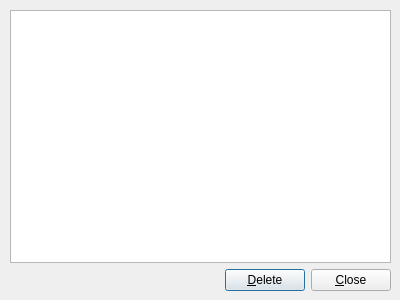
<?xml version="1.0" encoding="UTF-8"?>
<ui version="4.0">
 <class>Bookmark</class>
 <widget class="QDialog" name="Bookmark">
  <property name="geometry">
   <rect>
    <x>0</x>
    <y>0</y>
    <width>400</width>
    <height>300</height>
   </rect>
  </property>
  <property name="sizePolicy">
   <sizepolicy hsizetype="Fixed" vsizetype="Fixed">
    <horstretch>0</horstretch>
    <verstretch>0</verstretch>
   </sizepolicy>
  </property>
  <property name="maximumSize">
   <size>
    <width>400</width>
    <height>300</height>
   </size>
  </property>
  <property name="windowTitle">
   <string>Bookmark Manager</string>
  </property>
  <widget class="QWidget" name="verticalLayoutWidget">
   <property name="geometry">
    <rect>
     <x>10</x>
     <y>10</y>
     <width>381</width>
     <height>281</height>
    </rect>
   </property>
   <layout class="QVBoxLayout" name="verticalLayout">
    <item>
     <widget class="QListWidget" name="listWidget">
      <property name="sizePolicy">
       <sizepolicy hsizetype="MinimumExpanding" vsizetype="MinimumExpanding">
        <horstretch>0</horstretch>
        <verstretch>0</verstretch>
       </sizepolicy>
      </property>
      <property name="maximumSize">
       <size>
        <width>16777215</width>
        <height>16777215</height>
       </size>
      </property>
      <property name="cursor" stdset="0">
       <cursorShape>OpenHandCursor</cursorShape>
      </property>
      <property name="mouseTracking">
       <bool>false</bool>
      </property>
      <property name="tabletTracking">
       <bool>false</bool>
      </property>
      <property name="acceptDrops">
       <bool>true</bool>
      </property>
      <property name="toolTip">
       <string>move or delete bookmark</string>
      </property>
      <property name="dragEnabled">
       <bool>true</bool>
      </property>
      <property name="dragDropOverwriteMode">
       <bool>false</bool>
      </property>
      <property name="dragDropMode">
       <enum>QAbstractItemView::DragDrop</enum>
      </property>
      <property name="defaultDropAction">
       <enum>Qt::MoveAction</enum>
      </property>
     </widget>
    </item>
    <item>
     <layout class="QHBoxLayout" name="horizontalLayout_2">
      <item>
       <spacer name="horizontalSpacer">
        <property name="orientation">
         <enum>Qt::Horizontal</enum>
        </property>
        <property name="sizeHint" stdset="0">
         <size>
          <width>188</width>
          <height>20</height>
         </size>
        </property>
       </spacer>
      </item>
      <item>
       <widget class="QPushButton" name="deleteButton_2">
        <property name="text">
         <string>&amp;Delete</string>
        </property>
        <property name="icon">
         <iconset theme="user-trash">
          <normaloff>.</normaloff>.</iconset>
        </property>
       </widget>
      </item>
      <item>
       <widget class="QPushButton" name="acceptButton">
        <property name="text">
         <string>&amp;Close</string>
        </property>
        <property name="icon">
         <iconset theme="window-close">
          <normaloff>.</normaloff>.</iconset>
        </property>
       </widget>
      </item>
     </layout>
    </item>
   </layout>
  </widget>
 </widget>
 <resources/>
 <connections/>
</ui>
